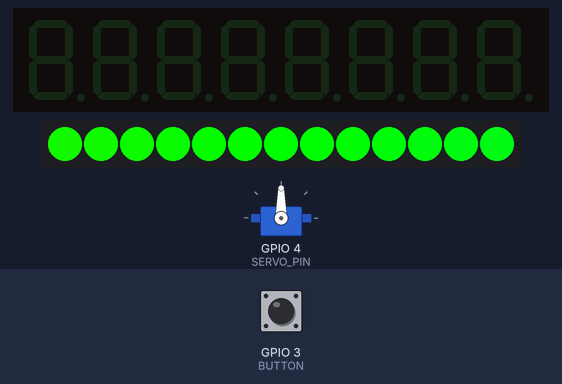
Bench run of a sketch on a simulated Seeed XIAO ESP32-C3. On the bench: servo, 8-digit seven-segment display, 13 RGB LEDs in strip order, left to right. Inputs (shaded band) come from the test bench; at power-on: GPIO 3 (BUTTON) HIGH. WiFi joins after 1.5 s; servers stay silent unless stated; uploads are accepted with an empty reply; what the sketch prints to the serial monitor is not drawn.

Above: at 5.76 s.
5.8 s: GPIO 3 (BUTTON) pulled LOW for 0.15 s
At 6.46 s:
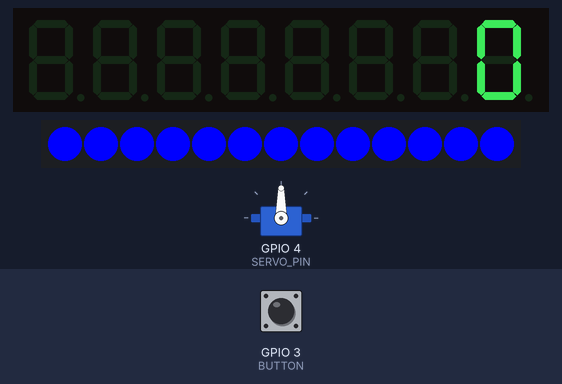
6.5 s: GPIO 3 (BUTTON) pulled LOW for 1 s
At 7.5 s:
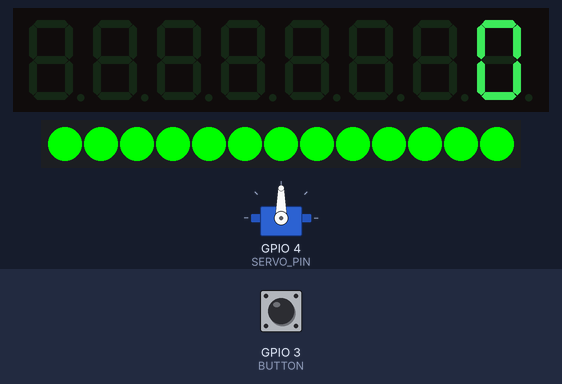
9.0 s: GPIO 3 (BUTTON) pulled LOW for 0.15 s
At 9.68 s:
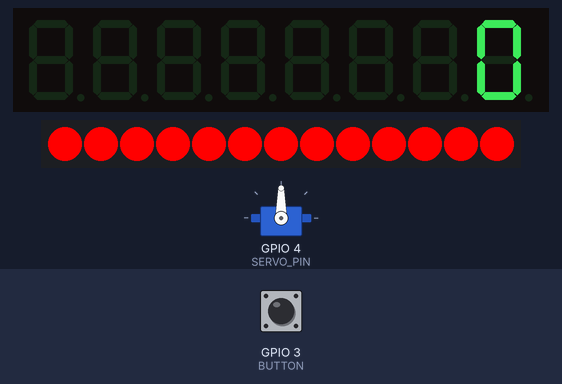
9.7 s: GPIO 3 (BUTTON) pulled LOW for 1 s
At 11.1 s:
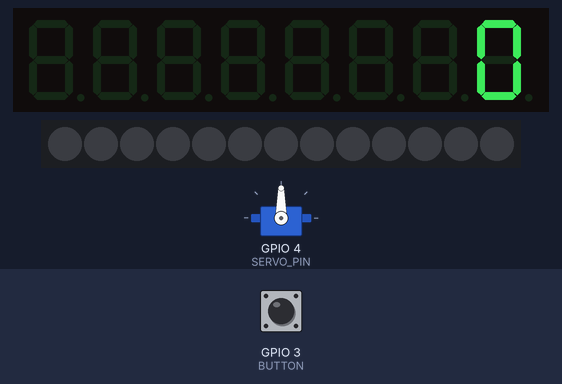
12.2 s: GPIO 3 (BUTTON) pulsed LOW 5 times (0.12 s each, 0.3 s apart)
At 14.7 s:
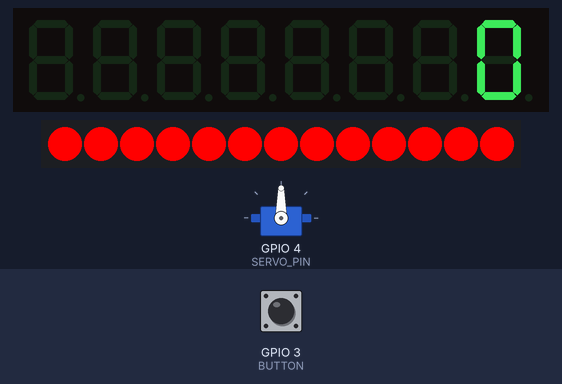
15.2 s: GPIO 3 (BUTTON) pulled LOW for 3.2 s
At 31.0 s:
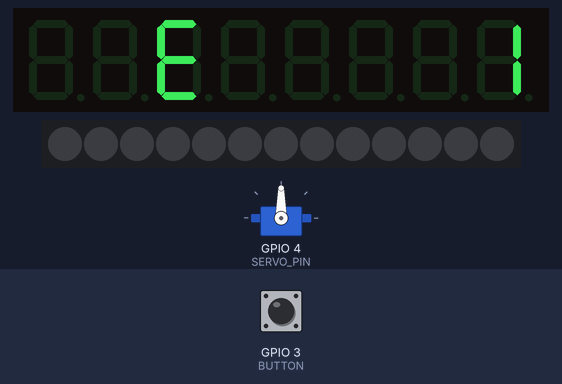

Measured:
- after the input at 5.8 s, the display: first changes at once (image 1 shows a later state)
- after the input at 12.2 s, the display: first changes at once (image 5 shows a later state)
- what the display in image 6 shows lasts 1.0 s, from 30.2 s to 31.2 s

The sketch:

AnnoyingYoutubeSubCounter.ino
```cpp
/*==============================================
* Annoying Youtube Sub counter by Just Barran
* Like and Subscribe @justbarran
* Youtub, Instagram, Facebook, Tictok
* https://www.youtube.com/c/justbarran
*===============================================
* Some of the code was take from @CallousCoder on YT
* So credit goes to, Please check out and support
* https://www.youtube.com/watch?v=56j4wTS5Bmo
*
*/


/* ===================================================================
* Getting Started with Seeed Studio XIAO ESP32C3
* https://wiki.seeedstudio.com/XIAO_ESP32C3_Getting_Started/
* ===================================================================*/

/*==============================================*/
/*===============Enter info here ===============*/
/*==============================================*/

char ssid[] = "your ssid ";
char password[] = "wifi password";
#define API_KEY "google api key" //https://developers.google.com/youtube/v3/getting-started
#define CHANNEL_ID "yt channel id you want to track"  //https://support.google.com/youtube/answer/3250431?hl=en

/*==============================================*/
/*===================== SETTINGS ===============*/
/*==============================================*/

#define BUTTON D1
#define SERVO_PIN D2
#define WS2812B_PIN D3
#define MAX_DIN D10
#define MAX_CS D9
#define MAX_CLK D8

#define SERVO_RESET 60
#define SERVO_RANGE 10
#define SERVO_Delay 100

#define NUM_LEDS    13
#define BRIGHTNESS  255 //0 - 255
#define LED_TYPE    WS2812B
#define COLOR_ORDER GRB
#define LED_INTENSITY 10 //0 - 15

#define BUTTON_WAIT 250
#define API_REQUEST_PERIOD 30000 //ms mean time between api requests, there is a daily 10k qouta so it should be more than 10 seconds.
/*==============================================*/
/*===================== LIBRARIES ==============*/
/*==============================================*/

#include <WiFi.h>
#include <HTTPClient.h>
#include "LedController.hpp"    /* https://github.com/noah1510/LedController  v2.0.1 */
#include <ESP32Servo.h>         /*https://madhephaestus.github.io/ESP32Servo/annotated.html v0.12.0 */
#include <ArduinoJson.h>        /* https://arduinojson.org/?utm_source=meta&utm_medium=library.properties v6.20.0 */
#include <Adafruit_NeoPixel.h>  /* https://github.com/adafruit/Adafruit_NeoPixel v1.10.6 */

/*==============================================*/
/*===================== CODE BELOW ==============*/
/*==============================================*/

/*
 Now we need a LedController Variable to work with.
 We have only a single MAX72XX so the Dimensions are 1,1.
 */
LedController<1,1> lc;
Servo myservo;  // create servo object to control a servo
// Declare our NeoPixel strip object:
Adafruit_NeoPixel strip(NUM_LEDS,WS2812B_PIN, NEO_GRB + NEO_KHZ800);

unsigned long pixelPrevious = 0;        // Previous Pixel Millis
unsigned long patternPrevious = 0;      // Previous Pattern Millis
int           patternCurrent = 0;       // Current Pattern Number
int           patternInterval = 5000;   // Pattern Interval (ms)
int           pixelInterval = 50;       // Pixel Interval (ms)
int           pixelQueue = 0;           // Pattern Pixel Queue
int           pixelCycle = 0;           // Pattern Pixel Cycle
uint16_t      pixelCurrent = 0;         // Pattern Current Pixel Number
uint16_t      pixelNumber = NUM_LEDS;  // Total Number of Pixels


static HTTPClient http;
static int httpError;


struct Stats {
  long viewCount;
  long subCount;
  long videoCount;
};

static Stats myStats;

static const char* rootca="-----BEGIN CERTIFICATE-----\n" \
"MIIFWjCCA0KgAwIBAgIQbkepxUtHDA3sM9CJuRz04TANBgkqhkiG9w0BAQwFADBH\n" \
"MQswCQYDVQQGEwJVUzEiMCAGA1UEChMZR29vZ2xlIFRydXN0IFNlcnZpY2VzIExM\n" \
"QzEUMBIGA1UEAxMLR1RTIFJvb3QgUjEwHhcNMTYwNjIyMDAwMDAwWhcNMzYwNjIy\n" \
"MDAwMDAwWjBHMQswCQYDVQQGEwJVUzEiMCAGA1UEChMZR29vZ2xlIFRydXN0IFNl\n" \
"cnZpY2VzIExMQzEUMBIGA1UEAxMLR1RTIFJvb3QgUjEwggIiMA0GCSqGSIb3DQEB\n" \
"AQUAA4ICDwAwggIKAoICAQC2EQKLHuOhd5s73L+UPreVp0A8of2C+X0yBoJx9vaM\n" \
"f/vo27xqLpeXo4xL+Sv2sfnOhB2x+cWX3u+58qPpvBKJXqeqUqv4IyfLpLGcY9vX\n" \
"mX7wCl7raKb0xlpHDU0QM+NOsROjyBhsS+z8CZDfnWQpJSMHobTSPS5g4M/SCYe7\n" \
"zUjwTcLCeoiKu7rPWRnWr4+wB7CeMfGCwcDfLqZtbBkOtdh+JhpFAz2weaSUKK0P\n" \
"fyblqAj+lug8aJRT7oM6iCsVlgmy4HqMLnXWnOunVmSPlk9orj2XwoSPwLxAwAtc\n" \
"vfaHszVsrBhQf4TgTM2S0yDpM7xSma8ytSmzJSq0SPly4cpk9+aCEI3oncKKiPo4\n" \
"Zor8Y/kB+Xj9e1x3+naH+uzfsQ55lVe0vSbv1gHR6xYKu44LtcXFilWr06zqkUsp\n" \
"zBmkMiVOKvFlRNACzqrOSbTqn3yDsEB750Orp2yjj32JgfpMpf/VjsPOS+C12LOO\n" \
"Rc92wO1AK/1TD7Cn1TsNsYqiA94xrcx36m97PtbfkSIS5r762DL8EGMUUXLeXdYW\n" \
"k70paDPvOmbsB4om3xPXV2V4J95eSRQAogB/mqghtqmxlbCluQ0WEdrHbEg8QOB+\n" \
"DVrNVjzRlwW5y0vtOUucxD/SVRNuJLDWcfr0wbrM7Rv1/oFB2ACYPTrIrnqYNxgF\n" \
"lQIDAQABo0IwQDAOBgNVHQ8BAf8EBAMCAQYwDwYDVR0TAQH/BAUwAwEB/zAdBgNV\n" \
"HQ4EFgQU5K8rJnEaK0gnhS9SZizv8IkTcT4wDQYJKoZIhvcNAQEMBQADggIBADiW\n" \
"Cu49tJYeX++dnAsznyvgyv3SjgofQXSlfKqE1OXyHuY3UjKcC9FhHb8owbZEKTV1\n" \
"d5iyfNm9dKyKaOOpMQkpAWBz40d8U6iQSifvS9efk+eCNs6aaAyC58/UEBZvXw6Z\n" \
"XPYfcX3v73svfuo21pdwCxXu11xWajOl40k4DLh9+42FpLFZXvRq4d2h9mREruZR\n" \
"gyFmxhE+885H7pwoHyXa/6xmld01D1zvICxi/ZG6qcz8WpyTgYMpl0p8WnK0OdC3\n" \
"d8t5/Wk6kjftbjhlRn7pYL15iJdfOBL07q9bgsiG1eGZbYwE8na6SfZu6W0eX6Dv\n" \
"J4J2QPim01hcDyxC2kLGe4g0x8HYRZvBPsVhHdljUEn2NIVq4BjFbkerQUIpm/Zg\n" \
"DdIx02OYI5NaAIFItO/Nis3Jz5nu2Z6qNuFoS3FJFDYoOj0dzpqPJeaAcWErtXvM\n" \
"+SUWgeExX6GjfhaknBZqlxi9dnKlC54dNuYvoS++cJEPqOba+MSSQGwlfnuzCdyy\n" \
"F62ARPBopY+Udf90WuioAnwMCeKpSwughQtiue+hMZL77/ZRBIls6Kl0obsXs7X9\n" \
"SQ98POyDGCBDTtWTurQ0sR8WNh8M5mQ5Fkzc4P4dyKliPUDqysU0ArSuiYgzNdws\n" \
"E3PYJ/HQcu51OyLemGhmW/HGY0dVHLqlCFF1pkgl\n" \
"-----END CERTIFICATE-----\n";


bool getNrSubscriptions(HTTPClient *http, int *httpError, Stats *stats, const char* id, const char *key, const char *rootca){

  static int count;
  String request = "https://www.googleapis.com/youtube/v3/channels?part=statistics&id="+String(id)+"&key="+String(key);
  http->setTimeout(15000);
  http->begin(request.c_str(), rootca);
  (*httpError) = http->GET();

  if ((*httpError) > 0){
    StaticJsonDocument<1024> doc;

    String res = http->getString();
    DeserializationError error = deserializeJson(doc, res.c_str());

    if (!error) {
       stats->subCount = doc["items"][0]["statistics"]["subscriberCount"].as<int>();
       stats->viewCount = doc["items"][0]["statistics"]["viewCount"].as<int>();
       stats->videoCount = doc["items"][0]["statistics"]["videoCount"].as<int>();
       return 1;
    }
  }
  return 0;
}

unsigned long api_lasttime;   //last time api request has been done
unsigned long subs_water_mark = 0;
unsigned long present_subs = 0;
unsigned long button_time_last = 0;

byte start_up_flag =  0;
byte button_state_last =  HIGH;
byte bell_ring_flag =  0;
byte leds_flag =  0;

/* we always wait a bit between updates of the display */
unsigned long delaytime=250;

void setup() {
  pinMode(BUTTON,INPUT);
  pinMode(WS2812B_PIN,OUTPUT);
  pinMode(SERVO_PIN,OUTPUT);
  pinMode(MAX_DIN,OUTPUT);
  pinMode(MAX_CS,OUTPUT);
  pinMode(MAX_CLK,OUTPUT);

  Serial.begin(115200);
  // Attempt to connect to Wifi network:
  Serial.print("Connecting Wifi: ");
  Serial.println(ssid);

  // Allow allocation of all timers
	ESP32PWM::allocateTimer(0);
	ESP32PWM::allocateTimer(1);
	ESP32PWM::allocateTimer(2);
	ESP32PWM::allocateTimer(3);
  myservo.setPeriodHertz(50);// Standard 50hz servo
  myservo.attach(SERVO_PIN, 1000, 2000);   // attaches the servo on pin 18 to the servo object
                                         // using SG90 servo min/max of 500us and 2400us
                                         // for MG995 large servo, use 1000us and 2000us,
                                         // which are the defaults, so this line could be
                                         // "myservo.attach(servoPin);"

  //Here a new LedController object is created without hardware SPI.
  lc=LedController<1,1>(MAX_DIN,MAX_CLK,MAX_CS);
  /* Set the brightness to a medium values 0 - 15 */
  lc.setIntensity(LED_INTENSITY);
  /* and clear the display */
  lc.clearMatrix();
  PrintNumber(888888U);
  /* Explicitly set the ESP32 to be a WiFi-client, otherwise, it by default,
     would try to act as both a client and an access-point and could cause
     network-issues with your other WiFi-devices on your WiFi-network. */
  delay(1000);
  WiFi.mode(WIFI_STA);
  WiFi.begin(ssid, password);
  byte waiting = 0;
  while (WiFi.status() != WL_CONNECTED){
    waiting ++;
    if(waiting>5)
    {
      waiting = 0;
    }
    PrintLoading(5-waiting);
    Serial.print(".");
    delay(500);
  }
  Serial.println("");
  Serial.println("WiFi connected");
  Serial.println("IP address: ");

  IPAddress ip = WiFi.localIP();
  Serial.println(ip);
  strip.begin();           // INITIALIZE NeoPixel strip object (REQUIRED)
  strip.show();            // Turn OFF all pixels ASAP
  strip.setBrightness(BRIGHTNESS); // Set BRIGHTNESS to about 1/5 (max = 255)

  patternCurrent=1;
  leds_flag=1;

  PrintHello();
  PrintWorld();
}


void loop() {

  unsigned long currentMillis = millis();                     //  Update current time

  byte button_state = digitalRead(BUTTON);
  if((button_state == LOW) && (button_state_last == HIGH) && ((currentMillis - button_time_last) > BUTTON_WAIT))
  {
    button_time_last = currentMillis;
    if(bell_ring_flag == 1)
    {
      subs_water_mark = myStats.subCount;
      bell_ring_flag = 0;
    }
    else
    {
      patternCurrent++;                                         //  Advance to next pattern
      if(patternCurrent > 5)
      {
        leds_flag = 0;
        patternCurrent = 0;
        strip.clear();
        strip.show();
        lc.clearMatrix();
      }
      else
      {
        leds_flag = 1;
        strip.setBrightness(BRIGHTNESS);
        lc.setIntensity(LED_INTENSITY);
        PrintNumber(myStats.subCount);
      }
    }
  }
  button_state_last = button_state;

  if (WiFi.status() == WL_CONNECTED) {
    if ((millis() - api_lasttime) > API_REQUEST_PERIOD) {
      if(getNrSubscriptions(&http, &httpError, &myStats, CHANNEL_ID, API_KEY, rootca)==1)
      {
        Serial.println("---------Stats---------");
        Serial.println("Just Barran");
        Serial.print("Subscriber Count: ");
        Serial.println(myStats.subCount);
        Serial.print("View Count: ");
        Serial.println(myStats.viewCount);
        Serial.print("Video Count: ");
        Serial.println(myStats.videoCount);
        Serial.println("------------------------");
        if(leds_flag>0)
        {
          PrintNumber(myStats.subCount);
        }
        if(start_up_flag == 0)
        {
          subs_water_mark = myStats.subCount;
          start_up_flag = 1;
        }
      }
      else
      {
        Serial.println("---------No Stats---------");
        PrintError(1);
      }
      api_lasttime = millis();
    }
  }

  if(bell_ring_flag == 1)
  {
    ringBell();
  }
  else if(myStats.subCount > subs_water_mark )
  {
    PrintNumber(myStats.subCount);
    bell_ring_flag = 1;
    leds_flag = 1;
    patternCurrent = 1;
  }

  if(leds_flag == 1)
  {
    if(currentMillis - pixelPrevious >= pixelInterval)
    {        //  Check for expired time
      pixelPrevious = currentMillis;                            //  Run current frame
      switch (patternCurrent) {
      case 1:
        rainbow(15); // Flowing rainbow cycle along the whole strip
        break;
      case 2:
        colorWipe(strip.Color(0, 0, 255), 50); // Blue
        break;
      case 3:
        colorWipe(strip.Color(0, 255, 0), 50); // Green
        break;
      case 4:
        colorWipe(strip.Color(255, 0, 0), 50); // Red
      break;
      case 5:
        /* turn off leds */
        strip.clear();
        strip.show();
      break;
      case 6:
        /* Add another pathern */
      break;
      default:
       /* turn off everything */
        strip.clear();
        strip.show();
        lc.clearMatrix();
      break;
    }
    }
  }
}

void PrintHello()
{
  lc.setChar(0,5,'J',false);
  lc.setChar(0,4,'U',false);
  lc.setChar(0,3,'S',false);
  lc.setChar(0,2,'T',false);
  lc.setChar(0,1,' ',false);
  lc.setChar(0,0,' ',false);
  delay(1000);
  lc.clearMatrix();
}
void PrintWorld()
{
  lc.setChar(0,5,'B',false);
  lc.setChar(0,4,'A',false);
  lc.setChar(0,3,'R',false);
  lc.setChar(0,2,'R',false);
  lc.setChar(0,1,'A',false);
  lc.setChar(0,0,'N',false);
  delay(1000);
  lc.clearMatrix();
}
void PrintLoading(byte digit)
{
  lc.clearMatrix();
  lc.setRow(0,digit,B00000001);
}

void PrintError(byte code)
{
  lc.setChar(0,5,'e',false);
  lc.setChar(0,4,'r',false);
  lc.setChar(0,3,'r',false);
  lc.setChar(0,2,' ',false);
  lc.setChar(0,1,' ',false);
  lc.setDigit(0,0,code,false);
  delay(1000);
  lc.clearMatrix();
}

void PrintNumber(long subs)
{
  byte ones =     (byte)(subs%10);
  byte tens =     (byte)((subs/10)%10);
  byte hunds =    (byte)((subs/100)%10);
  byte thou =     (byte)((subs/1000)%10);
  byte tenthou =  (byte)((subs/10000)%10);
  byte hundthou = (byte)((subs/10000)%10);
  lc.clearMatrix();
  lc.setDigit(0,0,ones,false);
  if(subs >= 10)
  {
    lc.setDigit(0,1,tens,false);
  }
  if(subs >= 100)
  {
    lc.setDigit(0,2,hunds,false);
  }
  if(subs >= 1000)
  {
    lc.setDigit(0,3,thou,false);
  }
  if(subs >= 10000)
  {
    lc.setDigit(0,4,tenthou,false);
  }
  if(subs >= 100000)
  {
    lc.setDigit(0,5,hundthou,false);
  }
}


void ringBell(){
  myservo.write(SERVO_RESET+SERVO_RANGE);
  delay(SERVO_Delay);
  myservo.write(SERVO_RESET);
  delay(SERVO_Delay);
}

// Rainbow cycle along whole strip. Pass delay time (in ms) between frames.
void rainbow(uint8_t wait) {
  if(pixelInterval != wait)
    pixelInterval = wait;
  for(uint16_t i=0; i < pixelNumber; i++) {
    strip.setPixelColor(i, Wheel((i + pixelCycle) & 255)); //  Update delay time
  }
  strip.show();                             //  Update strip to match
  pixelCycle++;                             //  Advance current cycle
  if(pixelCycle >= 256)
    pixelCycle = 0;                         //  Loop the cycle back to the begining
}

// Fill strip pixels one after another with a color. Strip is NOT cleared
// first; anything there will be covered pixel by pixel. Pass in color
// (as a single 'packed' 32-bit value, which you can get by calling
// strip.Color(red, green, blue) as shown in the loop() function above),
// and a delay time (in milliseconds) between pixels.
void colorWipe(uint32_t color, int wait) {
  if(pixelInterval != wait)
    pixelInterval = wait;                   //  Update delay time
  strip.setPixelColor(pixelCurrent, color); //  Set pixel's color (in RAM)
  strip.show();                             //  Update strip to match
  pixelCurrent++;                           //  Advance current pixel
  if(pixelCurrent >= pixelNumber)           //  Loop the pattern from the first LED
    pixelCurrent = 0;
}

// Input a value 0 to 255 to get a color value.
// The colours are a transition r - g - b - back to r.
uint32_t Wheel(byte WheelPos) {
  WheelPos = 255 - WheelPos;
  if(WheelPos < 85) {
    return strip.Color(255 - WheelPos * 3, 0, WheelPos * 3);
  }
  if(WheelPos < 170) {
    WheelPos -= 85;
    return strip.Color(0, WheelPos * 3, 255 - WheelPos * 3);
  }
  WheelPos -= 170;
  return strip.Color(WheelPos * 3, 255 - WheelPos * 3, 0);
}
```
